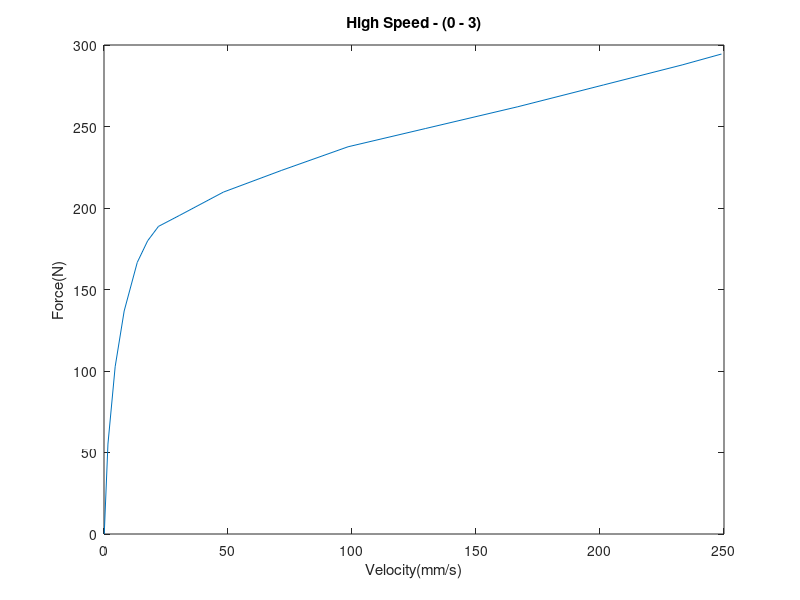

MATLAB code for this plot:
clear
close

%loading raw text files
low0_43 = load('low-0-4.3.txt');
low2_43 = load('low-2-4.3.txt');
low4_43 = load('low-4-4.3.txt');
low6_43 = load('low-6-4.3.txt');
low10_43 = load('low-10-4.3.txt');
low15_43 = load('low-15-4.3.txt');
low25_43 = load('low-25-4.3.txt');
high0_43 = load('high-0-4.3.txt');
high0_3 = load('high-0-3.txt');
high0_2 = load('high-0-2.txt');
high0_1 = load('high-0-1.txt');
high0_0 = load('high-0-0.txt');

%extracting force and velocity columns from low speed files
velocitylow0_43 = (low0_43(:,1));
forcelow0_43 = (low0_43(:,2));
velocitylow2_43 = (low2_43(:,1));
forcelow2_43 = (low2_43(:,2));
velocitylow4_43 = (low4_43(:,1));
forcelow4_43 = (low4_43(:,2));
velocitylow6_43 = (low6_43(:,1));
forcelow6_43 = (low6_43(:,2));
velocitylow10_43 = (low10_43(:,1));
forcelow10_43 = (low10_43(:,2));
velocitylow15_43 = (low15_43(:,1));
forcelow15_43 = (low15_43(:,2));
velocitylow25_43 = (low25_43(:,1));
forcelow25_43 = (low25_43(:,2));

%extracting force and velocity columns from high speed files
velocityhigh0_43 = (high0_43(:,1));
forcehigh0_43 = (high0_43(:,2));
velocityhigh0_3 = (high0_3(:,1));
forcehigh0_3 = (high0_3(:,2));
velocityhigh0_2 = (high0_2(:,1));
forcehigh0_2 = (high0_2(:,2));
velocityhigh0_1 = (high0_1(:,1));
forcehigh0_1 = (high0_1(:,2));
velocityhigh0_0 = (high0_0(:,1));
forcehigh0_0 = (high0_0(:,2));

%plotting force vs velocity for specific condition
figure(1);
plot(velocityhigh0_3,forcehigh0_3);
title('High Speed - (0 - 3)')
ylabel('Force(N)')
xlabel('Velocity(mm/s)')